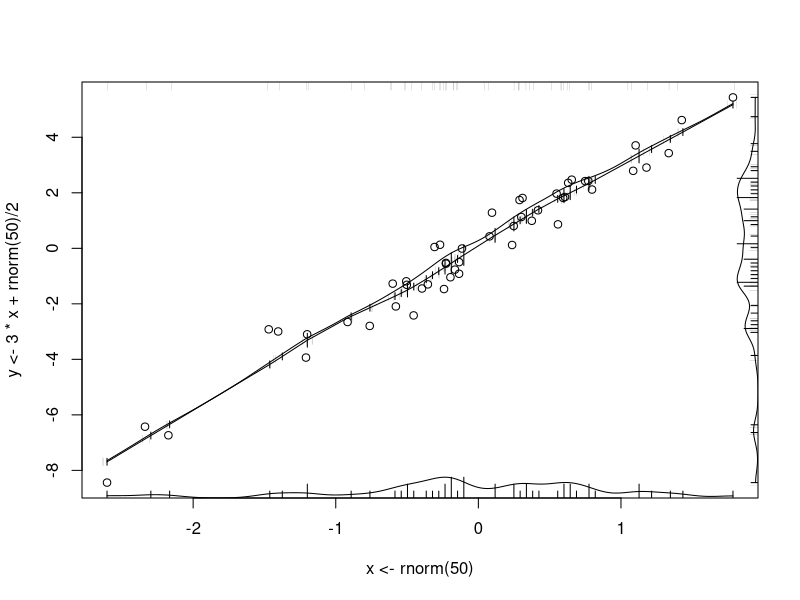
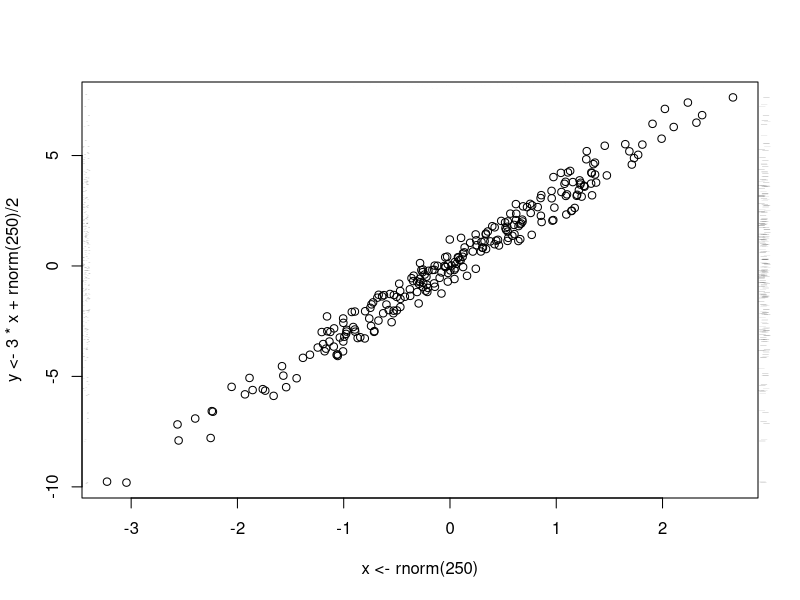
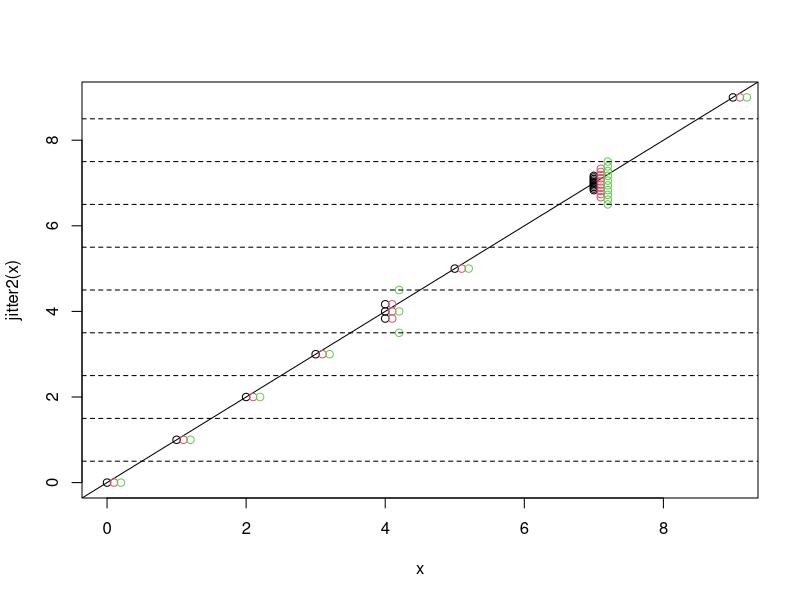
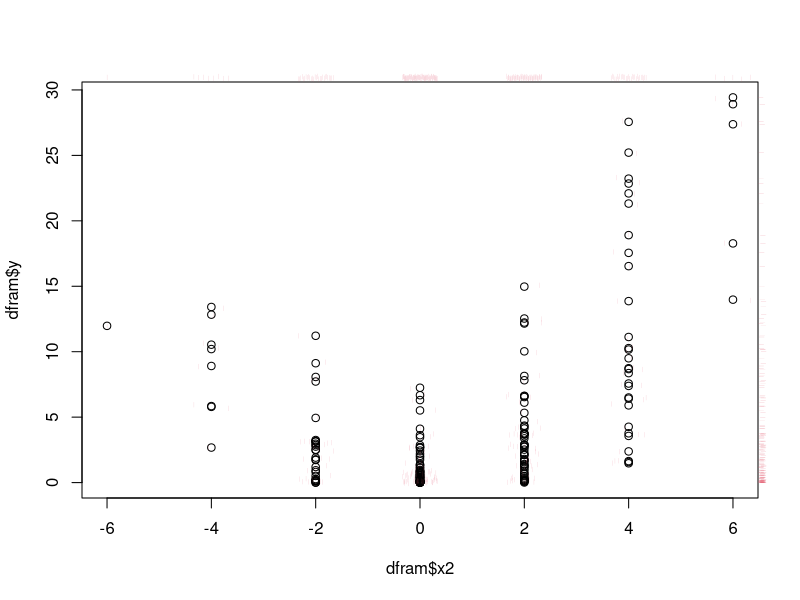
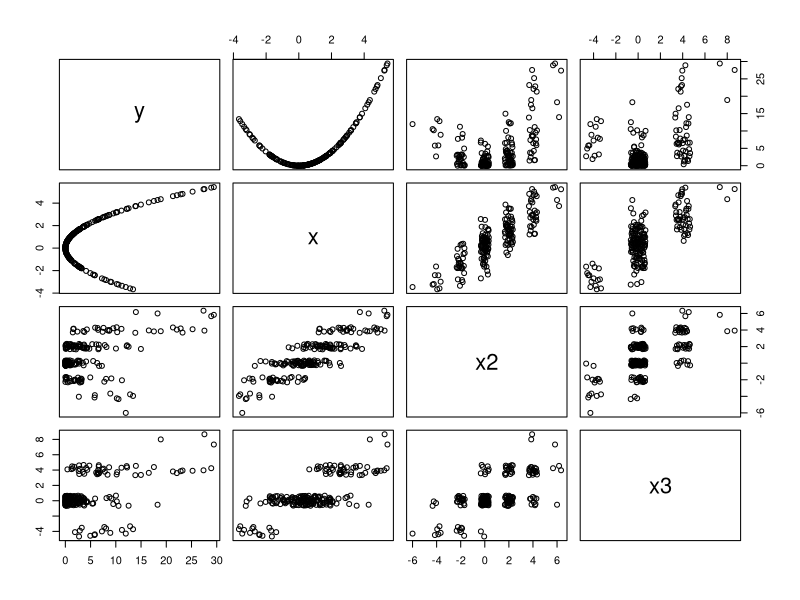
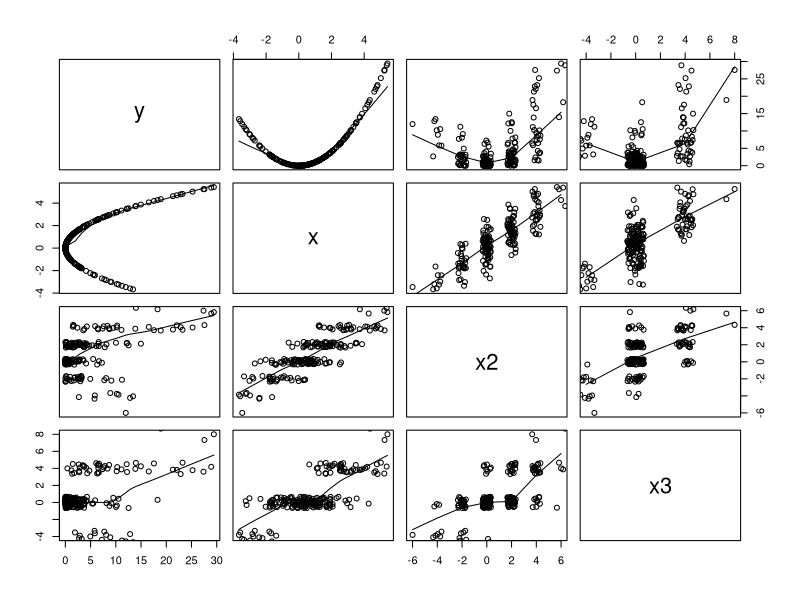
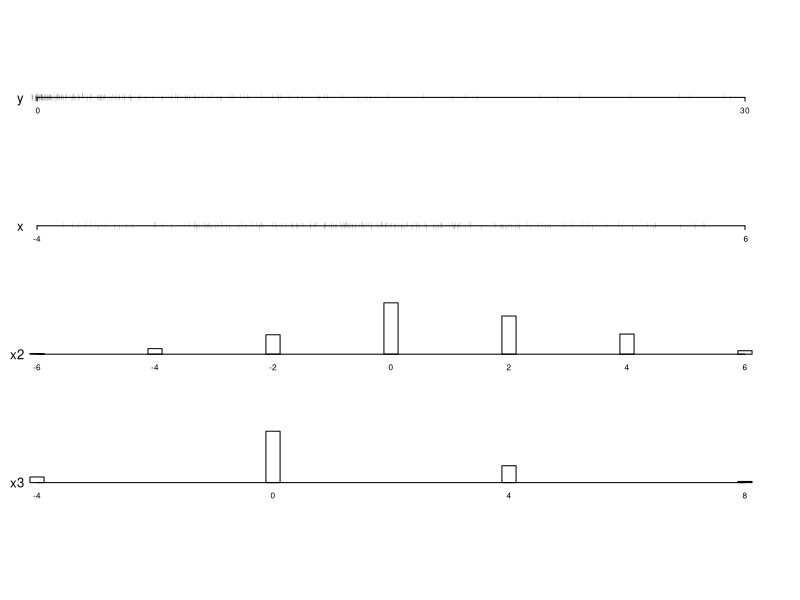
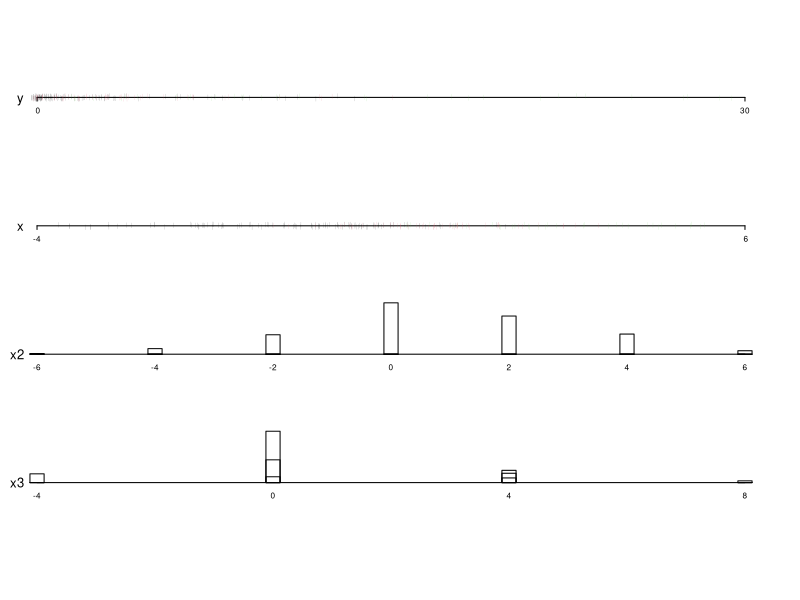

Recreate these plots in R, in order.
library(Hmisc)


### Name: scat1d
### Title: One-Dimensional Scatter Diagram, Spike Histogram, or Density
### Aliases: scat1d jitter2 jitter2.default jitter2.data.frame datadensity
###   datadensity.data.frame histSpike histSpikeg
### Keywords: dplot aplot hplot distribution

### ** Examples

plot(x <- rnorm(50), y <- 3*x + rnorm(50)/2 )
scat1d(x)                 # density bars on top of graph
scat1d(y, 4)              # density bars at right
histSpike(x, add=TRUE)       # histogram instead, 100 bins
histSpike(y, 4, add=TRUE)
histSpike(x, type='density', add=TRUE)  # smooth density at bottom
histSpike(y, 4, type='density', add=TRUE)


smooth <- lowess(x, y)    # add nonparametric regression curve
lines(smooth)             # Note: plsmo() does this
scat1d(x, y=approx(smooth, xout=x)$y) # data density on curve
scat1d(x, curve=smooth)   # same effect as previous command
histSpike(x, curve=smooth, add=TRUE) # same as previous but with histogram
histSpike(x, curve=smooth, type='density', add=TRUE)  
# same but smooth density over curve


plot(x <- rnorm(250), y <- 3*x + rnorm(250)/2)
scat1d(x, tfrac=0)        # dots randomly spaced from axis
scat1d(y, 4, frac=-.03)   # bars outside axis
scat1d(y, 2, tfrac=.2)    # same bars with smaller random fraction


x <- c(0:3,rep(4,3),5,rep(7,10),9)
plot(x, jitter2(x))       # original versus jittered values
abline(0,1)               # unique values unjittered on abline
points(x+0.1, jitter2(x, limit=FALSE), col=2)
                          # allow locally maximum jittering
points(x+0.2, jitter2(x, fill=1), col=3); abline(h=seq(0.5,9,1), lty=2)
                          # fill 3/3 instead of 1/3
x <- rnorm(200,0,2)+1; y <- x^2
x2 <- round((x+rnorm(200))/2)*2
x3 <- round((x+rnorm(200))/4)*4
dfram <- data.frame(y,x,x2,x3)
plot(dfram$x2, dfram$y)   # jitter2 via scat1d
scat1d(dfram$x2, y=dfram$y, preserve=TRUE, col=2)
scat1d(dfram$x2, preserve=TRUE, frac=-0.02, col=2)
scat1d(dfram$y, 4, preserve=TRUE, frac=-0.02, col=2)


pairs(jitter2(dfram))     # pairs for jittered data.frame
# This gets reasonable pairwise scatter plots for all combinations of
# variables where
#
# - continuous variables (with unique values) are not jittered at all, thus
#   all relations between continuous variables are shown as they are,
#   extreme values have exact positions.
#
# - discrete variables get a reasonable amount of jittering, whether they
#   have 2, 3, 5, 10, 20 ... levels
#
# - different from adding noise, jitter2() will use the available space
#   optimally and no value will randomly mask another
#
# If you want a scatterplot with lowess smooths on the *exact* values and
# the point clouds shown jittered, you just need
#
pairs( dfram ,panel=function(x,y) { points(jitter2(x),jitter2(y))
                                    lines(lowess(x,y)) } )




datadensity(dfram)     # graphical snapshot of entire data frame
datadensity(dfram, group=cut2(dfram$x2,g=3))
                          # stratify points and frequencies by
                          # x2 tertiles and use 3 colors


# datadensity.data.frame(split(x, grouping.variable))
# need to explicitly invoke datadensity.data.frame when the
# first argument is a list

## Not run: 
##D require(rms)
##D f <- lrm(y ~ blood.pressure + sex * (age + rcs(cholesterol,4)),
##D          data=d)
##D p <- Predict(f, cholesterol, sex)
##D g <- ggplot(p, aes(x=cholesterol, y=yhat, color=sex)) + geom_line() +
##D   xlab(xl2) + ylim(-1, 1)
##D g <- g + geom_ribbon(data=p, aes(ymin=lower, ymax=upper), alpha=0.2,
##D                 linetype=0, show_guide=FALSE)
##D g + histSpikeg(yhat ~ cholesterol + sex, p, d)
##D 
##D # colors <- c('red', 'blue')
##D # p <- plot_ly(x=x, y=y, color=g, colors=colors, mode='markers')
##D # histSpikep(p, x, y, z, color=g, colors=colors)
## End(Not run)
